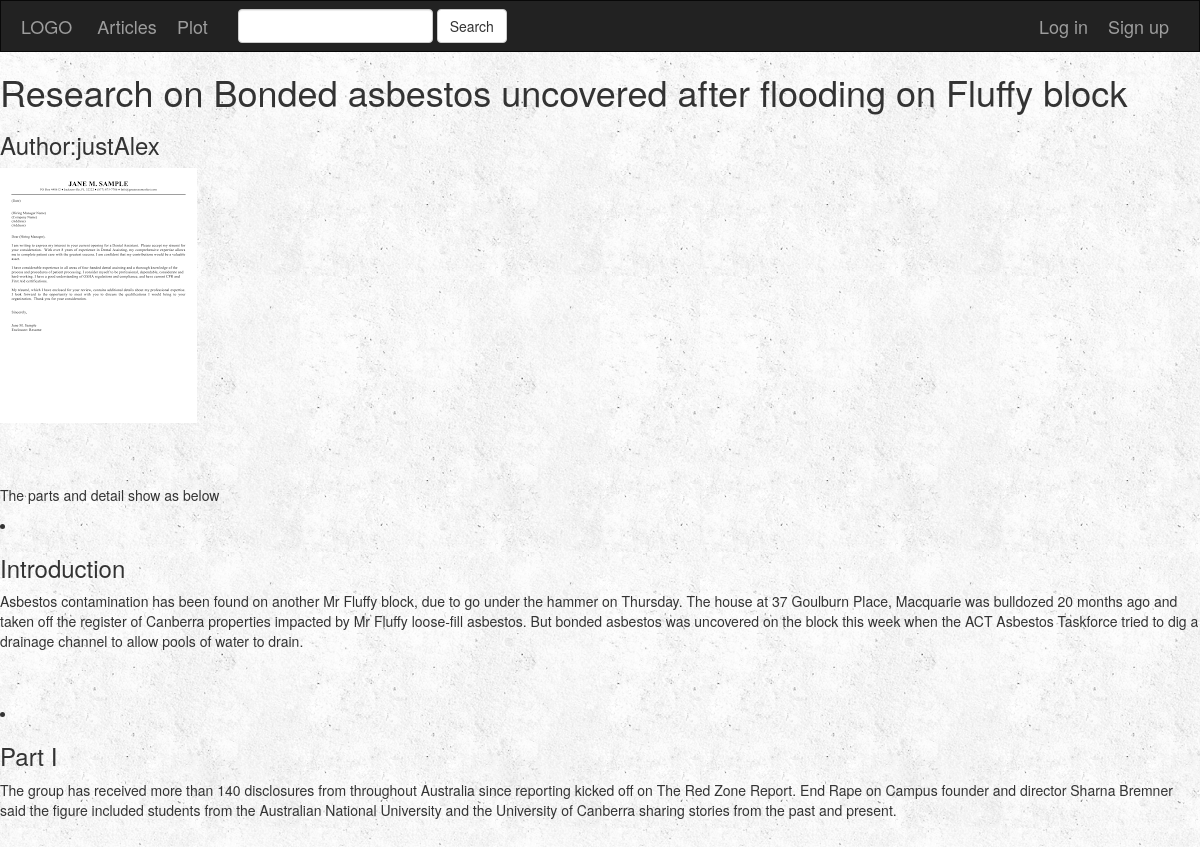
Screenshot of /main/3/ with the database file from the repository.
### inputbox/models.py (models this page shows, shortened)
class Article(models.Model):
    user = models.ForeignKey(User,default=1)
    title = models.CharField(max_length=100)
    sample_cover = models.FileField()

class Part(models.Model):
    Article = models.ForeignKey(Article, on_delete=models.CASCADE)
    type = models.CharField(max_length=50)
    text = models.CharField(max_length=2000)

### inputbox/views.py (the view)
# urls.py: url(r'^(?P<article_id>[0-9]+)/$', views.DetailView.as_view(), name='detail'),
class DetailView(generic.DetailView):
    template_name = 'inputbox/article.html'
    def get_object(self):
        if self.request.user.is_authenticated():
            return get_object_or_404(Article,pk=self.kwargs['article_id'],user=self.request.user)
        else:
            return get_object_or_404(Article, pk=self.kwargs['article_id'])

### inputbox/templates/inputbox/article.html (shortened to what this page needs)
{% extends 'inputbox/base.html' %}
{% block body %}
<h1>{{article.title}}</h1>
<h3>Author:{{article.user.username}}</h3>
<p>
    <img src="{{article.sample_cover.url}}">
</p>
<form action="{% url 'article:article-edit' article.id%}" method="post">{% csrf_token %}
</form>
<form action="{% url 'article:part-add' article.id%}" method="post">{% csrf_token %}
</form>
{% if article.part_set.all %}
<p>The parts and detail show as below</p>
{% for part in article.part_set.all %}
<li>
    <h3>{{part.type}}</h3>
    {{part.text}}
    <form action="{% url 'article:part-edit' article.id part.id%}" method="post">{% csrf_token %}
</form>
    <form action="{% url 'article:part-delete' article.id part.id%}" method="post">{% csrf_token %}
</form>
</li>
{% endfor %}
{% else %}
<br>
<p>This article has no parts, add some parts to display here.</p>
{% endif %}
{% endblock %}

### inputbox/static/inputbox/style.css (style rules this page uses)
body { background-image: url("images/background_white.png"); }

### rows the page displays
Article: title "Research on Bonded asbestos uncovered after flooding on Fluffy block", user.username "justAlex", sample_cover (picture)
Part: type "Introduction", text "Asbestos contamination has been found on another Mr Fluffy block, due to go under the hammer on Thursday. The house at 37 Goulburn Place, Macquarie was bulldozed 20 months ago and taken off the register of Canberra properties impacted by Mr Fluffy loose-fill asbestos. But bonded asbestos was uncovered on the block this week when the ACT Asbestos Taskforce tried to dig a drainage channel to allow pools of water to drain."
Part: type "Part I", text "The group has received more than 140 disclosures from throughout Australia since reporting kicked off on The Red Zone Report. End Rape on Campus founder and director Sharna Bremner said the figure included students from the Australian National University and the University of Canberra sharing stories from the past and present."
